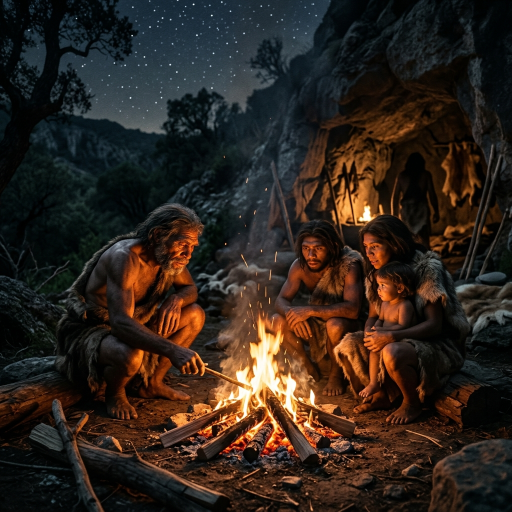
#> input picture images/discovery_of_fire.png, 1024 x 1024 px (shown at 1/2 size)
$ python generate_burning_fire_gif.py
#> lines starting #> are read from the running program, lines starting #| are printed output that depends on the picture; after the words box and inside, x2 and y2 are one past the last pixel; in counts of white or black regions, pixels touching at a corner belong together
import os
import numpy as np
from PIL import Image, ImageDraw, ImageFilter

INPUT_IMAGE = "images/discovery_of_fire.png"
OUTPUT_GIF = "images/discovery_of_fire.gif"

def bilinear_warp(img_np, map_x, map_y):
    H, W, C = img_np.shape

    # Clip coordinates to safe bounds
    map_x = np.clip(map_x, 0, W - 2)
    map_y = np.clip(map_y, 0, H - 2)

    # Get coordinates of 4 surrounding pixels
    x0 = np.floor(map_x).astype(np.int32)
    x1 = x0 + 1
    y0 = np.floor(map_y).astype(np.int32)
    y1 = y0 + 1

    # Interpolation weights
    wa = (x1 - map_x) * (y1 - map_y)
    wb = (map_x - x0) * (y1 - map_y)
    wc = (x1 - map_x) * (map_y - y0)
    wd = (map_x - x0) * (map_y - y0)

    wa = np.expand_dims(wa, axis=-1)
    wb = np.expand_dims(wb, axis=-1)
    wc = np.expand_dims(wc, axis=-1)
    wd = np.expand_dims(wd, axis=-1)

    # Sample pixels
    p00 = img_np[y0, x0]
    p10 = img_np[y0, x1]
    p01 = img_np[y1, x0]
    p11 = img_np[y1, x1]

    # Interpolate
    out = p00 * wa + p10 * wb + p01 * wc + p11 * wd
    return out.astype(np.float32)

def generate_seamless_fire_gif():
    if not os.path.exists(INPUT_IMAGE):
        print(f"Error: Input image {INPUT_IMAGE} not found.")
        return False

    img = Image.open(INPUT_IMAGE).convert("RGB")
#> img is the input picture: PIL image 1024x1024 RGB; mean R, G, B 46.4, 36.1, 28.7
    W, H = img.size
#> W = 1024; H = 1024
    img_np = np.array(img).astype(np.float32)

    # 1. Define Spatial Mask for Fire Bounding Box (Scaled for 1024x1024)
    # Center of fire: cx = 515, cy = 750
    cx, cy = 515, 750
    rx, ry = 205, 210

    # Grid of coordinates
    Y, X = np.mgrid[0:H, 0:W]

    # Normalized distance from center of fire
    dist = np.sqrt(((X - cx) / rx)**2 + ((Y - cy) / ry)**2)
    spatial_weight = np.clip(1.0 - dist, 0.0, 1.0)
    # Cosine smoothstep for soft boundary transition
    spatial_weight = (np.cos(np.pi * (1.0 - spatial_weight) / 2.0))**2

    # 2. Define Color Mask to select bright flames (warm yellow/orange/white pixels)
    is_fire = (img_np[..., 0] > 140) & (img_np[..., 1] > 80) & (img_np[..., 0] > img_np[..., 2] + 30)
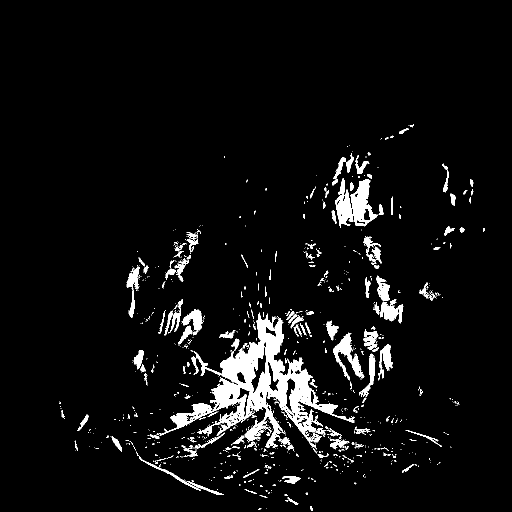
#> is_fire: shape (1024, 1024) bool (shown at 1/2 size); 5.3% white; 953 white regions (784 under 20 px), largest, box (x1, y1, x2, y2) and area: (317, 625, 710, 896) 25383, (701, 358, 755, 453) 2478, (666, 665, 729, 761) 1881

    # Smooth the color mask using PIL's Gaussian Blur
    mask_pil = Image.fromarray((is_fire * 255).astype(np.uint8), mode="L")
    mask_pil = mask_pil.filter(ImageFilter.GaussianBlur(radius=15))
    color_weight = np.array(mask_pil).astype(float) / 255.0

    # Combined Warp Mask
    warp_mask = color_weight * spatial_weight

    # 3. Setup Sparks / Flying Embers (periodic loop parameters, scaled for 1024x1024)
    num_frames = 24
    num_sparks = 20
    sparks = []

    np.random.seed(42)
    for i in range(num_sparks):
        # Lifespans are between 8 and 14 frames
        lifetime = np.random.randint(8, 15)
        birth_frame = np.random.randint(0, num_frames)

        # Start coordinates near fire base (scaled)
        start_x = np.random.randint(410, 640)
        start_y = np.random.randint(720, 810)

        # Speed details (scaled)
        vx_amp = np.random.uniform(2.5, 6.0)
        vx_freq = np.random.uniform(0.3, 0.6)
        vy = np.random.uniform(14.0, 24.0)

        size = np.random.uniform(1.5, 3.5)

        sparks.append({
            "lifetime": lifetime,
            "birth": birth_frame,
            "x0": start_x,
            "y0": start_y,
            "vx_amp": vx_amp,
            "vx_freq": vx_freq,
            "vy": vy,
            "size": size
        })

    frames = []

    print("Generating fire animation frames...", flush=True)
    for t in range(num_frames):
        # 4. Horizontal and Vertical Sinusoidal Warping
        # Upward waving phase
        phase_x = (Y / 44.0) - t * (2.0 * np.pi / num_frames)
        phase_y = (Y / 55.0) - t * (2.0 * np.pi / num_frames)

        # Calculate displacement fields (scaled amplitudes)
        dx = 10.0 * np.sin(phase_x) * warp_mask
        dy = -8.0 * (1.2 + np.cos(phase_y)) * warp_mask

        # Apply Bilinear Warp
        warped_np = bilinear_warp(img_np, X + dx, Y + dy)

        # 5. Global/Local Firelight Flicker effect
        # Create a periodic flicker scale
        flicker = 1.0 + 0.05 * np.sin(t * (2.0 * np.pi / 6.0)) + 0.035 * np.sin(t * (2.0 * np.pi / 3.0) + 1.5)

        # Apply warm firelight glow modulation outside the active fire zone
        glow_mask = spatial_weight * (1.0 - color_weight)

        # Red channel boost
        r_mod = 1.0 + (flicker - 1.0) * 0.9 * glow_mask
        # Green channel boost
        g_mod = 1.0 + (flicker - 1.0) * 0.65 * glow_mask
        # Blue channel
        b_mod = 1.0 + (flicker - 1.0) * 0.15 * glow_mask

        warped_np[..., 0] *= r_mod
        warped_np[..., 1] *= g_mod
        warped_np[..., 2] *= b_mod

        # Clip values to safe range
        warped_np = np.clip(warped_np, 0.0, 255.0).astype(np.uint8)

        # Convert back to PIL for spark drawing and saving
        frame_img = Image.fromarray(warped_np)
        draw = ImageDraw.Draw(frame_img)

        # 6. Render Sparks / Glowing Embers
        for spark in sparks:
            # Check if active in this frame (handle looping boundaries)
            age = (t - spark["birth"]) % num_frames
            if age < spark["lifetime"]:
                # Calculate current position
                x = spark["x0"] + spark["vx_amp"] * np.sin(age * spark["vx_freq"])
                y = spark["y0"] - spark["vy"] * age

                # Calculate size/fade based on age
                progress = age / spark["lifetime"]
                current_size = spark["size"] * (1.0 - progress * 0.4)

                # Interpolate color
                r = 255
                g = int(220 * (1.0 - progress) + 80 * progress)
                b = int(120 * (1.0 - progress) + 20 * progress)

                # Draw the spark
                r_spark = current_size
                draw.ellipse([x - r_spark, y - r_spark, x + r_spark, y + r_spark], fill=(r, g, b))

        # Downscale to keep GIF size optimized (width=500, height=500)
        target_w = 500
        scale = target_w / W
        target_h = int(H * scale)
        frame_img = frame_img.resize((target_w, target_h), Image.Resampling.LANCZOS)

        # Convert to Adaptive Palette (8-bit color) for high-quality compact GIF
        frames.append(frame_img.convert("P", palette=Image.Palette.ADAPTIVE))
#> this loop made 24 passes
#> pass 1, in generate_seamless_fire_gif, `dx = 10.0 * np.sin(phase_x) * warp_mask`:
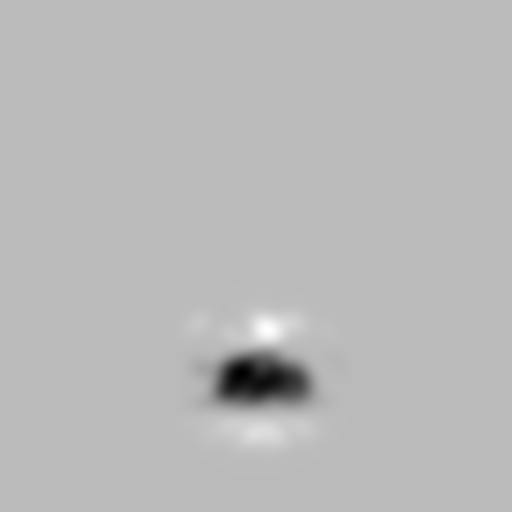
#> dx: shape (1024, 1024) float64 (shown at 1/2 size); min -7.04, max 2.56, mean -0.0665; drawn with min black and max white
#> pass 1, in generate_seamless_fire_gif, `dy = -8.0 * (1.2 + np.cos(phase_y)) * warp_mask`:
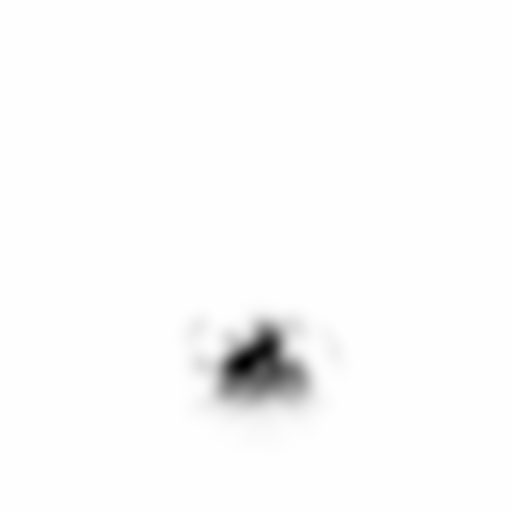
#> dy: shape (1024, 1024) float64 (shown at 1/2 size); min -12.39, max 0, mean -0.177; drawn with min black and max white
#> pass 1, in bilinear_warp, `map_x = np.clip(map_x, 0, W - 2)`:
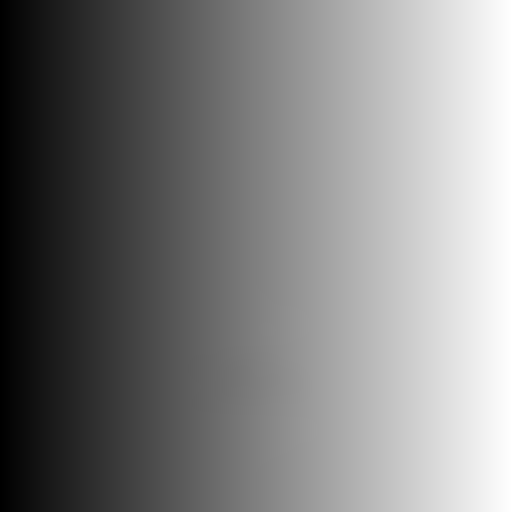
#> map_x: shape (1024, 1024) float64 (shown at 1/2 size); min 0, max 1022, mean 511.4; drawn with min black and max white
#> pass 1, in bilinear_warp, `map_y = np.clip(map_y, 0, H - 2)`:
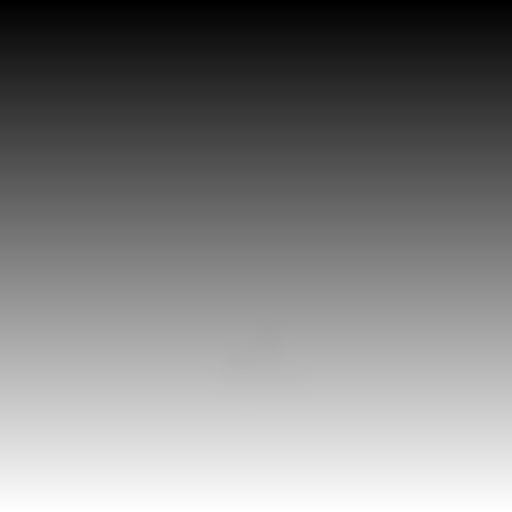
#> map_y: shape (1024, 1024) float64 (shown at 1/2 size); min 0, max 1022, mean 511.3; drawn with min black and max white
#> after the loop:
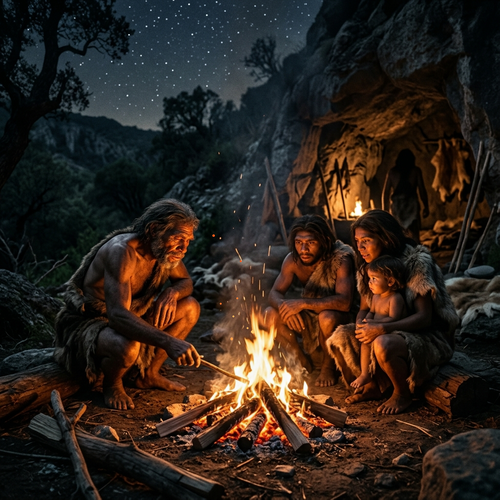
#> frame_img: PIL image 500x500 RGB; mean R, G, B 46, 35.8, 28.6
#> after the loop, frames = 24 items

    # Save as animated looping GIF
    print(f"Saving compiled looping GIF to {OUTPUT_GIF}...", flush=True)
    frames[0].save(
        OUTPUT_GIF,
        save_all=True,
        append_images=frames[1:],
        duration=70,  # ~14 frames per second
        loop=0,
        optimize=True
    )
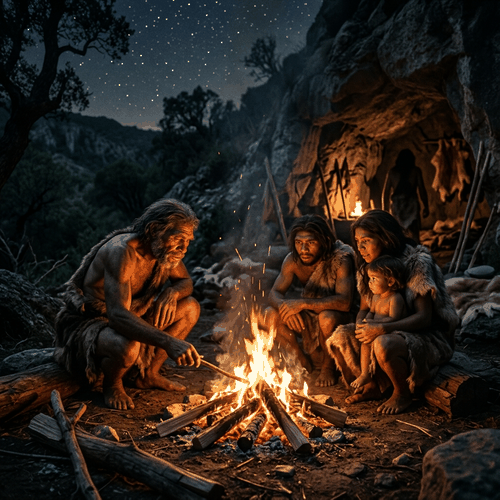
#> saved as discovery_of_fire.gif: PIL image 500x500 P; mean R, G, B 46.1, 35.8, 28.5
    print("Successfully created burning fire animation!")
    return True

if __name__ == "__main__":
    generate_seamless_fire_gif()
